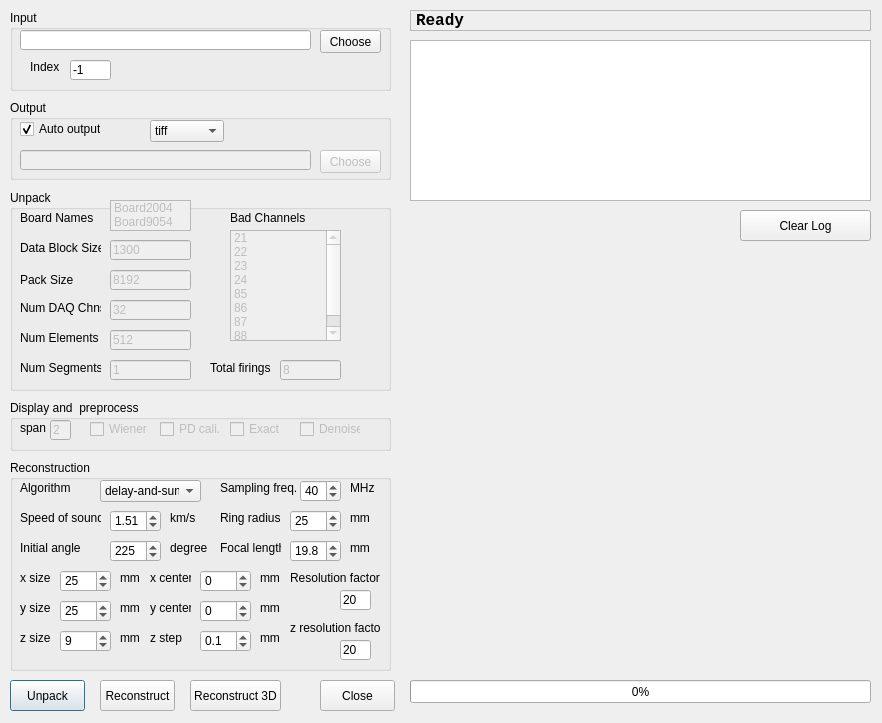
<?xml version="1.0" encoding="UTF-8"?>
<ui version="4.0">
 <class>ConfigDialog</class>
 <widget class="QDialog" name="ConfigDialog">
  <property name="geometry">
   <rect>
    <x>0</x>
    <y>0</y>
    <width>882</width>
    <height>723</height>
   </rect>
  </property>
  <property name="windowTitle">
   <string notr="true">Configuration Dialog</string>
  </property>
  <widget class="QGroupBox" name="mGroupInput">
   <property name="geometry">
    <rect>
     <x>10</x>
     <y>10</y>
     <width>381</width>
     <height>81</height>
    </rect>
   </property>
   <property name="title">
    <string>Input</string>
   </property>
   <widget class="QLineEdit" name="mEditInputDir">
    <property name="geometry">
     <rect>
      <x>10</x>
      <y>20</y>
      <width>291</width>
      <height>20</height>
     </rect>
    </property>
    <property name="readOnly">
     <bool>true</bool>
    </property>
   </widget>
   <widget class="QPushButton" name="mBtnChooseInput">
    <property name="geometry">
     <rect>
      <x>310</x>
      <y>20</y>
      <width>61</width>
      <height>23</height>
     </rect>
    </property>
    <property name="text">
     <string>Choose</string>
    </property>
   </widget>
   <widget class="QLabel" name="label">
    <property name="geometry">
     <rect>
      <x>20</x>
      <y>50</y>
      <width>46</width>
      <height>13</height>
     </rect>
    </property>
    <property name="text">
     <string>Index</string>
    </property>
   </widget>
   <widget class="QLineEdit" name="mEditInputIndex">
    <property name="geometry">
     <rect>
      <x>60</x>
      <y>50</y>
      <width>41</width>
      <height>20</height>
     </rect>
    </property>
    <property name="text">
     <string>-1</string>
    </property>
   </widget>
  </widget>
  <widget class="QGroupBox" name="mGroupOutput">
   <property name="geometry">
    <rect>
     <x>10</x>
     <y>100</y>
     <width>381</width>
     <height>80</height>
    </rect>
   </property>
   <property name="title">
    <string>Output</string>
   </property>
   <widget class="QLineEdit" name="mEditOutputDir">
    <property name="enabled">
     <bool>false</bool>
    </property>
    <property name="geometry">
     <rect>
      <x>10</x>
      <y>50</y>
      <width>291</width>
      <height>20</height>
     </rect>
    </property>
   </widget>
   <widget class="QPushButton" name="mBtnChooseOutput">
    <property name="enabled">
     <bool>false</bool>
    </property>
    <property name="geometry">
     <rect>
      <x>310</x>
      <y>50</y>
      <width>61</width>
      <height>23</height>
     </rect>
    </property>
    <property name="text">
     <string>Choose</string>
    </property>
   </widget>
   <widget class="QCheckBox" name="mChkAutoOutput">
    <property name="geometry">
     <rect>
      <x>10</x>
      <y>20</y>
      <width>81</width>
      <height>18</height>
     </rect>
    </property>
    <property name="text">
     <string>Auto output</string>
    </property>
    <property name="checked">
     <bool>true</bool>
    </property>
   </widget>
   <widget class="QComboBox" name="mCmbOutFormat">
    <property name="geometry">
     <rect>
      <x>140</x>
      <y>20</y>
      <width>74</width>
      <height>22</height>
     </rect>
    </property>
    <item>
     <property name="text">
      <string>tiff</string>
     </property>
    </item>
    <item>
     <property name="text">
      <string>hdf5</string>
     </property>
    </item>
   </widget>
  </widget>
  <widget class="QGroupBox" name="mGroupUnpack">
   <property name="geometry">
    <rect>
     <x>10</x>
     <y>190</y>
     <width>381</width>
     <height>201</height>
    </rect>
   </property>
   <property name="title">
    <string>Unpack</string>
   </property>
   <widget class="QLabel" name="lb1">
    <property name="geometry">
     <rect>
      <x>10</x>
      <y>20</y>
      <width>81</width>
      <height>16</height>
     </rect>
    </property>
    <property name="text">
     <string>Board Names</string>
    </property>
   </widget>
   <widget class="QListWidget" name="mLstBoardNames">
    <property name="enabled">
     <bool>false</bool>
    </property>
    <property name="geometry">
     <rect>
      <x>100</x>
      <y>10</y>
      <width>81</width>
      <height>31</height>
     </rect>
    </property>
    <item>
     <property name="text">
      <string>Board2004</string>
     </property>
    </item>
    <item>
     <property name="text">
      <string>Board9054</string>
     </property>
    </item>
   </widget>
   <widget class="QLabel" name="lb2">
    <property name="geometry">
     <rect>
      <x>10</x>
      <y>50</y>
      <width>81</width>
      <height>16</height>
     </rect>
    </property>
    <property name="text">
     <string>Data Block Size</string>
    </property>
   </widget>
   <widget class="QLineEdit" name="mEditDataBlockSize">
    <property name="enabled">
     <bool>false</bool>
    </property>
    <property name="geometry">
     <rect>
      <x>100</x>
      <y>50</y>
      <width>81</width>
      <height>20</height>
     </rect>
    </property>
    <property name="text">
     <string>1300</string>
    </property>
   </widget>
   <widget class="QLabel" name="lb3">
    <property name="geometry">
     <rect>
      <x>10</x>
      <y>80</y>
      <width>81</width>
      <height>20</height>
     </rect>
    </property>
    <property name="text">
     <string>Pack Size</string>
    </property>
   </widget>
   <widget class="QLineEdit" name="mEditPackSize">
    <property name="enabled">
     <bool>false</bool>
    </property>
    <property name="geometry">
     <rect>
      <x>100</x>
      <y>80</y>
      <width>81</width>
      <height>20</height>
     </rect>
    </property>
    <property name="text">
     <string>8192</string>
    </property>
   </widget>
   <widget class="QLabel" name="lb4">
    <property name="geometry">
     <rect>
      <x>10</x>
      <y>110</y>
      <width>81</width>
      <height>16</height>
     </rect>
    </property>
    <property name="text">
     <string>Num DAQ Chns</string>
    </property>
   </widget>
   <widget class="QLineEdit" name="mEditNumDaqChnsBoard">
    <property name="enabled">
     <bool>false</bool>
    </property>
    <property name="geometry">
     <rect>
      <x>100</x>
      <y>110</y>
      <width>81</width>
      <height>20</height>
     </rect>
    </property>
    <property name="text">
     <string>32</string>
    </property>
   </widget>
   <widget class="QLabel" name="lb5">
    <property name="geometry">
     <rect>
      <x>10</x>
      <y>140</y>
      <width>81</width>
      <height>16</height>
     </rect>
    </property>
    <property name="text">
     <string>Num Elements</string>
    </property>
   </widget>
   <widget class="QLineEdit" name="mEditNumElements">
    <property name="enabled">
     <bool>false</bool>
    </property>
    <property name="geometry">
     <rect>
      <x>100</x>
      <y>140</y>
      <width>81</width>
      <height>20</height>
     </rect>
    </property>
    <property name="text">
     <string>512</string>
    </property>
   </widget>
   <widget class="QLabel" name="lb6">
    <property name="geometry">
     <rect>
      <x>10</x>
      <y>170</y>
      <width>81</width>
      <height>16</height>
     </rect>
    </property>
    <property name="text">
     <string>Num Segments</string>
    </property>
   </widget>
   <widget class="QLineEdit" name="mEditNumSegments">
    <property name="enabled">
     <bool>false</bool>
    </property>
    <property name="geometry">
     <rect>
      <x>100</x>
      <y>170</y>
      <width>81</width>
      <height>20</height>
     </rect>
    </property>
    <property name="text">
     <string>1</string>
    </property>
   </widget>
   <widget class="QLabel" name="lb7">
    <property name="geometry">
     <rect>
      <x>220</x>
      <y>20</y>
      <width>81</width>
      <height>16</height>
     </rect>
    </property>
    <property name="text">
     <string>Bad Channels</string>
    </property>
   </widget>
   <widget class="QListWidget" name="mLstBadChannels">
    <property name="enabled">
     <bool>false</bool>
    </property>
    <property name="geometry">
     <rect>
      <x>220</x>
      <y>40</y>
      <width>111</width>
      <height>111</height>
     </rect>
    </property>
    <item>
     <property name="text">
      <string>21</string>
     </property>
    </item>
    <item>
     <property name="text">
      <string>22</string>
     </property>
    </item>
    <item>
     <property name="text">
      <string>23</string>
     </property>
    </item>
    <item>
     <property name="text">
      <string>24</string>
     </property>
    </item>
    <item>
     <property name="text">
      <string>85</string>
     </property>
    </item>
    <item>
     <property name="text">
      <string>86</string>
     </property>
    </item>
    <item>
     <property name="text">
      <string>87</string>
     </property>
    </item>
    <item>
     <property name="text">
      <string>88</string>
     </property>
    </item>
   </widget>
   <widget class="QLabel" name="lb4_2">
    <property name="geometry">
     <rect>
      <x>200</x>
      <y>170</y>
      <width>81</width>
      <height>16</height>
     </rect>
    </property>
    <property name="text">
     <string>Total firings</string>
    </property>
   </widget>
   <widget class="QLineEdit" name="mEditTotFirings">
    <property name="enabled">
     <bool>false</bool>
    </property>
    <property name="geometry">
     <rect>
      <x>270</x>
      <y>170</y>
      <width>61</width>
      <height>20</height>
     </rect>
    </property>
    <property name="text">
     <string>8</string>
    </property>
   </widget>
  </widget>
  <widget class="QGroupBox" name="mGroupDisplay">
   <property name="geometry">
    <rect>
     <x>10</x>
     <y>400</y>
     <width>381</width>
     <height>51</height>
    </rect>
   </property>
   <property name="title">
    <string>Display and  preprocess</string>
   </property>
   <widget class="QLabel" name="lb8">
    <property name="geometry">
     <rect>
      <x>10</x>
      <y>20</y>
      <width>31</width>
      <height>16</height>
     </rect>
    </property>
    <property name="text">
     <string>span</string>
    </property>
   </widget>
   <widget class="QLineEdit" name="mEditSpan">
    <property name="enabled">
     <bool>false</bool>
    </property>
    <property name="geometry">
     <rect>
      <x>40</x>
      <y>20</y>
      <width>21</width>
      <height>20</height>
     </rect>
    </property>
    <property name="text">
     <string>2</string>
    </property>
   </widget>
   <widget class="QCheckBox" name="mChkWi">
    <property name="enabled">
     <bool>false</bool>
    </property>
    <property name="geometry">
     <rect>
      <x>80</x>
      <y>20</y>
      <width>61</width>
      <height>18</height>
     </rect>
    </property>
    <property name="text">
     <string>Wiener</string>
    </property>
   </widget>
   <widget class="QCheckBox" name="mChkPc">
    <property name="enabled">
     <bool>false</bool>
    </property>
    <property name="geometry">
     <rect>
      <x>150</x>
      <y>20</y>
      <width>61</width>
      <height>18</height>
     </rect>
    </property>
    <property name="text">
     <string>PD cali.</string>
    </property>
   </widget>
   <widget class="QCheckBox" name="mChkExact">
    <property name="enabled">
     <bool>false</bool>
    </property>
    <property name="geometry">
     <rect>
      <x>220</x>
      <y>20</y>
      <width>61</width>
      <height>18</height>
     </rect>
    </property>
    <property name="text">
     <string>Exact</string>
    </property>
   </widget>
   <widget class="QCheckBox" name="mChkDenoise">
    <property name="enabled">
     <bool>false</bool>
    </property>
    <property name="geometry">
     <rect>
      <x>290</x>
      <y>20</y>
      <width>61</width>
      <height>18</height>
     </rect>
    </property>
    <property name="text">
     <string>Denoise</string>
    </property>
   </widget>
  </widget>
  <widget class="QGroupBox" name="mGroupRecon">
   <property name="geometry">
    <rect>
     <x>10</x>
     <y>460</y>
     <width>381</width>
     <height>211</height>
    </rect>
   </property>
   <property name="title">
    <string>Reconstruction</string>
   </property>
   <widget class="QLabel" name="lb9">
    <property name="geometry">
     <rect>
      <x>10</x>
      <y>20</y>
      <width>61</width>
      <height>16</height>
     </rect>
    </property>
    <property name="text">
     <string>Algorithm</string>
    </property>
   </widget>
   <widget class="QComboBox" name="mCmbAlgorithm">
    <property name="geometry">
     <rect>
      <x>90</x>
      <y>20</y>
      <width>101</width>
      <height>22</height>
     </rect>
    </property>
    <item>
     <property name="text">
      <string>delay-and-sum</string>
     </property>
    </item>
    <item>
     <property name="text">
      <string>envelope</string>
     </property>
    </item>
   </widget>
   <widget class="QLabel" name="lb10">
    <property name="geometry">
     <rect>
      <x>10</x>
      <y>50</y>
      <width>81</width>
      <height>16</height>
     </rect>
    </property>
    <property name="text">
     <string>Speed of sound</string>
    </property>
   </widget>
   <widget class="QDoubleSpinBox" name="mSpnVm">
    <property name="geometry">
     <rect>
      <x>100</x>
      <y>50</y>
      <width>51</width>
      <height>22</height>
     </rect>
    </property>
    <property name="singleStep">
     <double>0.010000000000000</double>
    </property>
    <property name="value">
     <double>1.510000000000000</double>
    </property>
   </widget>
   <widget class="QLabel" name="lb11">
    <property name="geometry">
     <rect>
      <x>160</x>
      <y>50</y>
      <width>31</width>
      <height>16</height>
     </rect>
    </property>
    <property name="text">
     <string>km/s</string>
    </property>
   </widget>
   <widget class="QLabel" name="lb12">
    <property name="geometry">
     <rect>
      <x>10</x>
      <y>80</y>
      <width>81</width>
      <height>16</height>
     </rect>
    </property>
    <property name="text">
     <string>Initial angle</string>
    </property>
   </widget>
   <widget class="QSpinBox" name="mSpnInitAngle">
    <property name="geometry">
     <rect>
      <x>100</x>
      <y>80</y>
      <width>51</width>
      <height>22</height>
     </rect>
    </property>
    <property name="maximum">
     <number>360</number>
    </property>
    <property name="value">
     <number>225</number>
    </property>
   </widget>
   <widget class="QLabel" name="lb13">
    <property name="geometry">
     <rect>
      <x>160</x>
      <y>80</y>
      <width>41</width>
      <height>16</height>
     </rect>
    </property>
    <property name="text">
     <string>degree</string>
    </property>
   </widget>
   <widget class="QLabel" name="lb14">
    <property name="geometry">
     <rect>
      <x>10</x>
      <y>110</y>
      <width>41</width>
      <height>16</height>
     </rect>
    </property>
    <property name="text">
     <string>x size</string>
    </property>
   </widget>
   <widget class="QSpinBox" name="mSpnXSize">
    <property name="geometry">
     <rect>
      <x>50</x>
      <y>110</y>
      <width>51</width>
      <height>22</height>
     </rect>
    </property>
    <property name="value">
     <number>25</number>
    </property>
   </widget>
   <widget class="QLabel" name="lb15">
    <property name="geometry">
     <rect>
      <x>110</x>
      <y>110</y>
      <width>21</width>
      <height>16</height>
     </rect>
    </property>
    <property name="text">
     <string>mm</string>
    </property>
   </widget>
   <widget class="QLabel" name="lb16">
    <property name="geometry">
     <rect>
      <x>10</x>
      <y>140</y>
      <width>41</width>
      <height>16</height>
     </rect>
    </property>
    <property name="text">
     <string>y size</string>
    </property>
   </widget>
   <widget class="QLabel" name="lb17">
    <property name="geometry">
     <rect>
      <x>110</x>
      <y>140</y>
      <width>21</width>
      <height>16</height>
     </rect>
    </property>
    <property name="text">
     <string>mm</string>
    </property>
   </widget>
   <widget class="QSpinBox" name="mSpnYSize">
    <property name="geometry">
     <rect>
      <x>50</x>
      <y>140</y>
      <width>51</width>
      <height>22</height>
     </rect>
    </property>
    <property name="value">
     <number>25</number>
    </property>
   </widget>
   <widget class="QLabel" name="lb18">
    <property name="geometry">
     <rect>
      <x>10</x>
      <y>170</y>
      <width>41</width>
      <height>16</height>
     </rect>
    </property>
    <property name="text">
     <string>z size</string>
    </property>
   </widget>
   <widget class="QLabel" name="lb19">
    <property name="geometry">
     <rect>
      <x>110</x>
      <y>170</y>
      <width>21</width>
      <height>16</height>
     </rect>
    </property>
    <property name="text">
     <string>mm</string>
    </property>
   </widget>
   <widget class="QSpinBox" name="mSpnZSize">
    <property name="geometry">
     <rect>
      <x>50</x>
      <y>170</y>
      <width>51</width>
      <height>22</height>
     </rect>
    </property>
    <property name="value">
     <number>9</number>
    </property>
   </widget>
   <widget class="QLabel" name="lb20">
    <property name="geometry">
     <rect>
      <x>140</x>
      <y>110</y>
      <width>41</width>
      <height>16</height>
     </rect>
    </property>
    <property name="text">
     <string>x center</string>
    </property>
   </widget>
   <widget class="QLabel" name="lb21">
    <property name="geometry">
     <rect>
      <x>250</x>
      <y>110</y>
      <width>21</width>
      <height>16</height>
     </rect>
    </property>
    <property name="text">
     <string>mm</string>
    </property>
   </widget>
   <widget class="QSpinBox" name="mSpnXCenter">
    <property name="geometry">
     <rect>
      <x>190</x>
      <y>110</y>
      <width>51</width>
      <height>22</height>
     </rect>
    </property>
    <property name="minimum">
     <number>-50</number>
    </property>
    <property name="maximum">
     <number>50</number>
    </property>
   </widget>
   <widget class="QLabel" name="lb22">
    <property name="geometry">
     <rect>
      <x>140</x>
      <y>140</y>
      <width>41</width>
      <height>16</height>
     </rect>
    </property>
    <property name="text">
     <string>y center</string>
    </property>
   </widget>
   <widget class="QSpinBox" name="mSpnYCenter">
    <property name="geometry">
     <rect>
      <x>190</x>
      <y>140</y>
      <width>51</width>
      <height>22</height>
     </rect>
    </property>
    <property name="minimum">
     <number>-50</number>
    </property>
    <property name="maximum">
     <number>50</number>
    </property>
   </widget>
   <widget class="QLabel" name="lb23">
    <property name="geometry">
     <rect>
      <x>250</x>
      <y>140</y>
      <width>21</width>
      <height>16</height>
     </rect>
    </property>
    <property name="text">
     <string>mm</string>
    </property>
   </widget>
   <widget class="QLabel" name="lb24">
    <property name="geometry">
     <rect>
      <x>210</x>
      <y>20</y>
      <width>81</width>
      <height>16</height>
     </rect>
    </property>
    <property name="text">
     <string>Sampling freq.</string>
    </property>
   </widget>
   <widget class="QSpinBox" name="mSpnFs">
    <property name="geometry">
     <rect>
      <x>290</x>
      <y>20</y>
      <width>41</width>
      <height>22</height>
     </rect>
    </property>
    <property name="maximum">
     <number>100</number>
    </property>
    <property name="singleStep">
     <number>10</number>
    </property>
    <property name="value">
     <number>40</number>
    </property>
   </widget>
   <widget class="QLabel" name="lb25">
    <property name="geometry">
     <rect>
      <x>340</x>
      <y>20</y>
      <width>31</width>
      <height>16</height>
     </rect>
    </property>
    <property name="text">
     <string>MHz</string>
    </property>
   </widget>
   <widget class="QLabel" name="lb26">
    <property name="geometry">
     <rect>
      <x>210</x>
      <y>50</y>
      <width>61</width>
      <height>16</height>
     </rect>
    </property>
    <property name="text">
     <string>Ring radius</string>
    </property>
   </widget>
   <widget class="QSpinBox" name="mSpnR">
    <property name="geometry">
     <rect>
      <x>280</x>
      <y>50</y>
      <width>51</width>
      <height>22</height>
     </rect>
    </property>
    <property name="value">
     <number>25</number>
    </property>
   </widget>
   <widget class="QLabel" name="lb27">
    <property name="geometry">
     <rect>
      <x>340</x>
      <y>50</y>
      <width>21</width>
      <height>16</height>
     </rect>
    </property>
    <property name="text">
     <string>mm</string>
    </property>
   </widget>
   <widget class="QLabel" name="lb30">
    <property name="geometry">
     <rect>
      <x>280</x>
      <y>110</y>
      <width>91</width>
      <height>16</height>
     </rect>
    </property>
    <property name="text">
     <string>Resolution factor</string>
    </property>
   </widget>
   <widget class="QLineEdit" name="mEditRf">
    <property name="geometry">
     <rect>
      <x>330</x>
      <y>130</y>
      <width>31</width>
      <height>20</height>
     </rect>
    </property>
    <property name="text">
     <string>20</string>
    </property>
   </widget>
   <widget class="QLabel" name="lb31">
    <property name="geometry">
     <rect>
      <x>210</x>
      <y>80</y>
      <width>61</width>
      <height>16</height>
     </rect>
    </property>
    <property name="text">
     <string>Focal length</string>
    </property>
   </widget>
   <widget class="QDoubleSpinBox" name="mSpnLenR">
    <property name="geometry">
     <rect>
      <x>280</x>
      <y>80</y>
      <width>51</width>
      <height>22</height>
     </rect>
    </property>
    <property name="decimals">
     <number>1</number>
    </property>
    <property name="minimum">
     <double>0.000000000000000</double>
    </property>
    <property name="maximum">
     <double>50.000000000000000</double>
    </property>
    <property name="value">
     <double>19.800000000000001</double>
    </property>
   </widget>
   <widget class="QLabel" name="lb32">
    <property name="geometry">
     <rect>
      <x>340</x>
      <y>80</y>
      <width>21</width>
      <height>16</height>
     </rect>
    </property>
    <property name="text">
     <string>mm</string>
    </property>
   </widget>
   <widget class="QLabel" name="lb33">
    <property name="geometry">
     <rect>
      <x>140</x>
      <y>170</y>
      <width>41</width>
      <height>16</height>
     </rect>
    </property>
    <property name="text">
     <string>z step</string>
    </property>
   </widget>
   <widget class="QDoubleSpinBox" name="mSpnZPerStep">
    <property name="geometry">
     <rect>
      <x>190</x>
      <y>170</y>
      <width>51</width>
      <height>22</height>
     </rect>
    </property>
    <property name="decimals">
     <number>1</number>
    </property>
    <property name="minimum">
     <double>-50.000000000000000</double>
    </property>
    <property name="maximum">
     <double>50.000000000000000</double>
    </property>
    <property name="singleStep">
     <double>0.100000000000000</double>
    </property>
    <property name="value">
     <double>0.100000000000000</double>
    </property>
   </widget>
   <widget class="QLabel" name="lb34">
    <property name="geometry">
     <rect>
      <x>250</x>
      <y>170</y>
      <width>21</width>
      <height>16</height>
     </rect>
    </property>
    <property name="text">
     <string>mm</string>
    </property>
   </widget>
   <widget class="QLabel" name="lb35">
    <property name="geometry">
     <rect>
      <x>280</x>
      <y>160</y>
      <width>91</width>
      <height>16</height>
     </rect>
    </property>
    <property name="text">
     <string>z resolution factor</string>
    </property>
   </widget>
   <widget class="QLineEdit" name="mEditZrf">
    <property name="geometry">
     <rect>
      <x>330</x>
      <y>180</y>
      <width>31</width>
      <height>20</height>
     </rect>
    </property>
    <property name="text">
     <string>20</string>
    </property>
   </widget>
  </widget>
  <widget class="QPushButton" name="mBtnUnpack">
   <property name="geometry">
    <rect>
     <x>10</x>
     <y>680</y>
     <width>75</width>
     <height>31</height>
    </rect>
   </property>
   <property name="text">
    <string>Unpack</string>
   </property>
   <property name="default">
    <bool>true</bool>
   </property>
  </widget>
  <widget class="QPushButton" name="mBtnReconstruct">
   <property name="geometry">
    <rect>
     <x>100</x>
     <y>680</y>
     <width>75</width>
     <height>31</height>
    </rect>
   </property>
   <property name="text">
    <string>Reconstruct</string>
   </property>
   <property name="default">
    <bool>false</bool>
   </property>
  </widget>
  <widget class="QPushButton" name="mBtnClose">
   <property name="geometry">
    <rect>
     <x>320</x>
     <y>680</y>
     <width>75</width>
     <height>31</height>
    </rect>
   </property>
   <property name="text">
    <string>Close</string>
   </property>
   <property name="default">
    <bool>false</bool>
   </property>
  </widget>
  <widget class="QTextEdit" name="mEditLog">
   <property name="geometry">
    <rect>
     <x>410</x>
     <y>40</y>
     <width>461</width>
     <height>161</height>
    </rect>
   </property>
   <property name="font">
    <font>
     <family>Consolas</family>
     <pointsize>10</pointsize>
    </font>
   </property>
   <property name="readOnly">
    <bool>true</bool>
   </property>
  </widget>
  <widget class="QProgressBar" name="mProgress">
   <property name="geometry">
    <rect>
     <x>410</x>
     <y>680</y>
     <width>461</width>
     <height>23</height>
    </rect>
   </property>
   <property name="value">
    <number>0</number>
   </property>
  </widget>
  <widget class="QPushButton" name="mBtnReconstruct3D">
   <property name="geometry">
    <rect>
     <x>190</x>
     <y>680</y>
     <width>91</width>
     <height>31</height>
    </rect>
   </property>
   <property name="text">
    <string>Reconstruct 3D</string>
   </property>
  </widget>
  <widget class="QLabel" name="mStatusBar">
   <property name="geometry">
    <rect>
     <x>410</x>
     <y>10</y>
     <width>461</width>
     <height>21</height>
    </rect>
   </property>
   <property name="font">
    <font>
     <family>Consolas</family>
     <pointsize>12</pointsize>
     <weight>75</weight>
     <bold>true</bold>
    </font>
   </property>
   <property name="frameShape">
    <enum>QFrame::StyledPanel</enum>
   </property>
   <property name="frameShadow">
    <enum>QFrame::Sunken</enum>
   </property>
   <property name="text">
    <string>Ready</string>
   </property>
  </widget>
  <widget class="QPushButton" name="mBtnClearLog">
   <property name="geometry">
    <rect>
     <x>740</x>
     <y>210</y>
     <width>131</width>
     <height>31</height>
    </rect>
   </property>
   <property name="text">
    <string>Clear Log</string>
   </property>
   <property name="autoDefault">
    <bool>false</bool>
   </property>
  </widget>
  <widget class="ImageSliceDisplay" name="mImageDisplay" native="true">
   <property name="geometry">
    <rect>
     <x>410</x>
     <y>260</y>
     <width>461</width>
     <height>411</height>
    </rect>
   </property>
  </widget>
 </widget>
 <customwidgets>
  <customwidget>
   <class>ImageSliceDisplay</class>
   <extends>QWidget</extends>
   <header>ImageSliceDisplay</header>
   <container>1</container>
  </customwidget>
 </customwidgets>
 <resources/>
 <connections/>
</ui>
